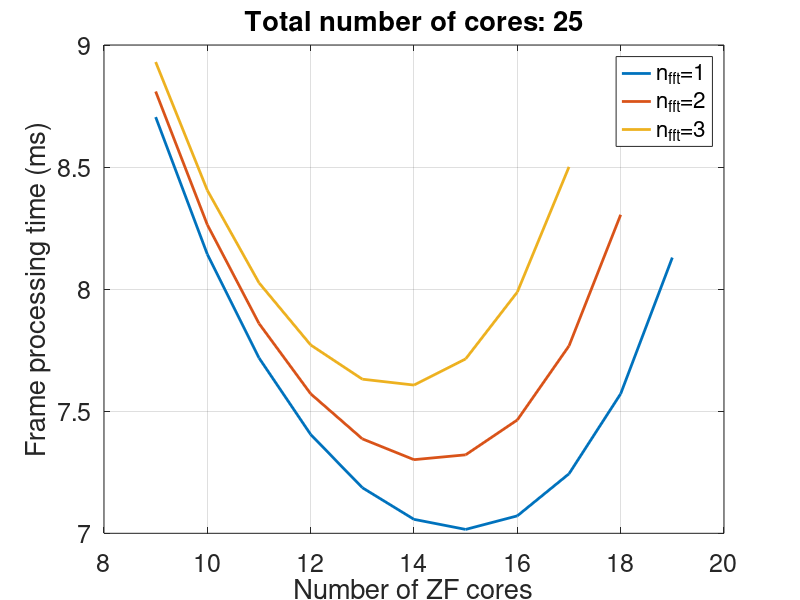
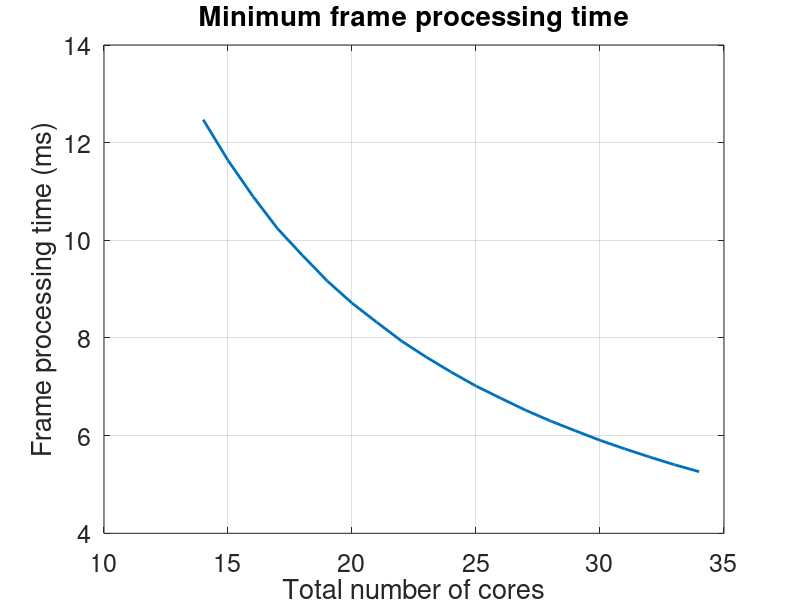
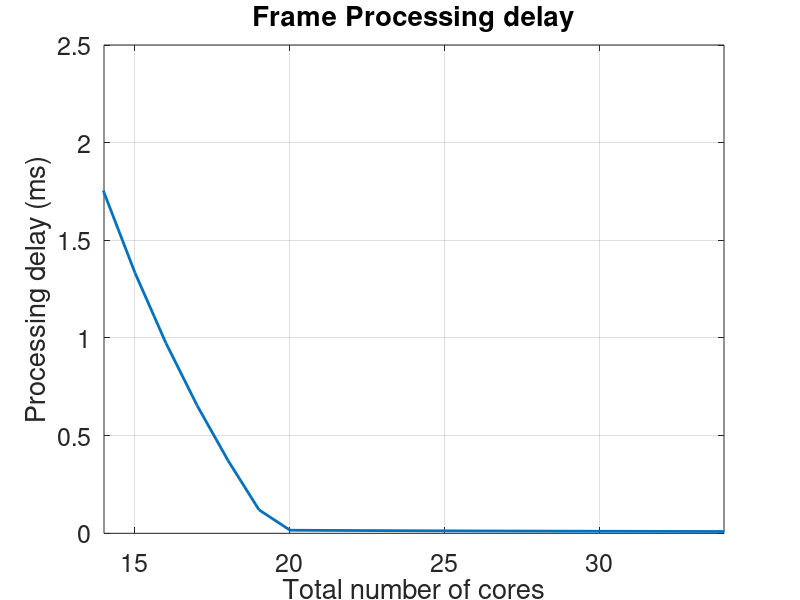
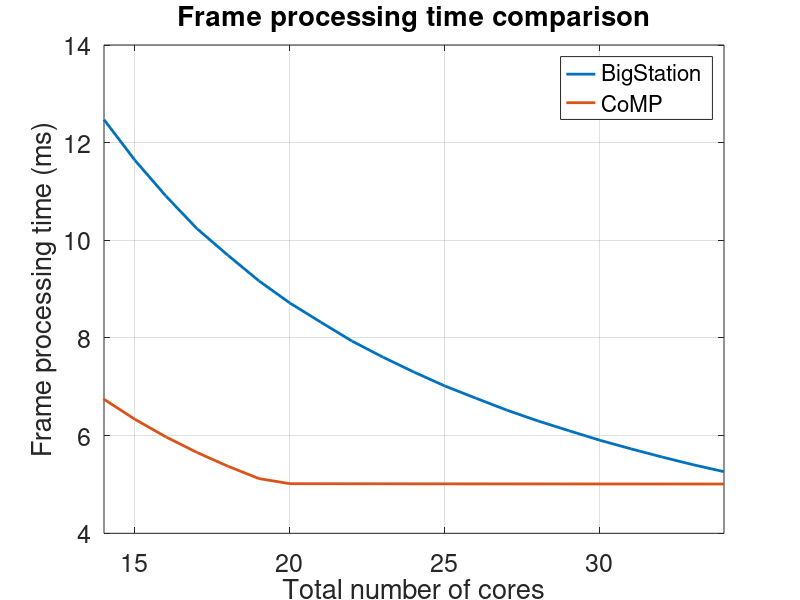

The MATLAB script that drew these images, in order: (Note: this script raises an error after producing the figures.)
n = 25;
sp = 8;
s = 70;
T = 5;
T_zf = 60;
T_fft = 5;
T_demod = 22;
%% BigStation
x1 = 9:(n-1-5);
x2 = 9:(n-2-5);
x3 = 9:(n-3-5);
y1 = sp/s*T+T_zf./x1+T_demod./(n-1-x1);
y1_1 = T+1/s*T_demod./(n-1-x1);
y2 = sp/s*T+T_zf./x2+T_demod./(n-2-x2);
y2_1 = T+1/s*T_demod./(n-2-x2);
y3 = sp/s*T+T_zf./x3+T_demod./(n-3-x3);
y3_1 = T+1/s*T_demod./(n-3-x3);
figure(6);clf;
plot(x1,max(y1,y1_1),'LineWidth',2);
hold on;
plot(x2,max(y2,y2_1),'LineWidth',2);
hold on;
plot(x3,max(y3,y3_1),'LineWidth',2);
set(gca,'FontSize',18);
xlabel('Number of ZF cores');
ylabel('Frame processing time (ms)');
legend({'n_{fft}=1','n_{fft}=2','n_{fft}=3'});
title(sprintf('Total number of cores: %d',n));
grid on;
% ylim([5,10]);

min_y = [];
min_x = [];
core_usage_fft = [];
core_usage_zf = [];
core_usage_demod = [];
core_usage_bigstation = [];
index = 0;
n_bigstation = 14:34;
for n=n_bigstation
   index = index+1;
   x = 8:(n-1-5); 
   y1 = sp/s*T+T_zf./x+T_demod./(n-1-x);
   y1_1 = T+1/s*T_demod./(n-1-x);
   y = max(y1,y1_1);
   [min_val,min_loc] = min(y);
   min_y(index)=min_val;
   min_x(index)=x(min_loc);
   core_usage_fft(index) = 1;
   core_usage_zf(index) = (T_zf/min_x(index))/T;
   core_usage_demod(index) = (T_demod/(n-1-min_x(index)))/T;
   core_usage_bigstation(index) = (core_usage_fft(index)+min_x(index)*core_usage_zf(index)+(n-1-min_x(index))*core_usage_demod(index))/n;
end


figure(7);clf;
plot(n_bigstation,min_y,'LineWidth',2);
set(gca,'FontSize',18);
xlabel('Total number of cores');
ylabel('Frame processing time (ms)');
title('Minimum frame processing time');
grid on;
% ylim([5,11]);

figure(38);clf;
plot(n_bigstation,min_x,'LineWidth',2);
hold on;
plot(n_bigstation,n_bigstation-1-min_x,'LineWidth',2);
hold on;
plot(n_bigstation,ones(length(n_bigstation),1),'LineWidth',2);
set(gca,'FontSize',18);
xlabel('Total number of cores');
ylabel('Number of cores');
legend({'n_{zf}','n_{demod}','n_{fft}'});
title('Best core assignment policy');
grid on;



%% CoMP
n = 13:34;
y1 = sp/s*T+((s-sp)/s*T_fft+T_zf+T_demod)./n;
y1_1 = T + 1/s*T_demod./n;
y = max(y1,y1_1);
core_usage_comp = (T_fft+T_zf+T_demod)./n/T;

figure(9);clf;
plot(n,y-T,'LineWidth',2);
set(gca,'FontSize',18);
xlabel('Total number of cores');
ylabel('Processing delay (ms)');
title('Frame Processing delay');
grid on;
xlim([14,34]);

figure(19);clf;
plot(n,y,'LineWidth',2);
set(gca,'FontSize',18);
xlabel('Total number of cores');
ylabel('Processing time (ms)');
title('Frame Processing time');
grid on;
xlim([14,34]);



figure(10);clf;
plot(n_bigstation,min_y,'LineWidth',2);
hold on;
plot(n,y,'LineWidth',2)
set(gca,'FontSize',18);
xlabel('Total number of cores');
ylabel('Frame processing time (ms)');
legend({'BigStation','CoMP'});
title('Frame processing time comparison');
grid on;
xlim([14,34]);

figure(11);clf;
plot(n_bigstation,min_y-T,'LineWidth',2);
hold on;
plot(n,y-T,'LineWidth',2)
set(gca,'FontSize',18);
xlabel('Total number of cores');
ylabel('Latency (ms)');
legend({'BigStation','MILLIPEDE'});
title('Frame processing latency comparison');
grid on;
xlim([14,34]);

figure(12);clf;
plot(n_bigstation,core_usage_fft*100,'LineWidth',2,'LineStyle','--');
hold on;
plot(n_bigstation,core_usage_zf*100,'LineWidth',2,'LineStyle','--');
hold on;
plot(n_bigstation,core_usage_demod*100,'LineWidth',2,'LineStyle','--');
hold on;
plot(n_bigstation,core_usage_bigstation*100,'LineWidth',2);
hold on;
plot(n,core_usage_comp*100,'LineWidth',2);
set(gca,'FontSize',18);
xlabel('Total number of cores');
ylabel('Core utilization (%)');
legend({'BigStation: FFT cores','BigStation: ZF cores','BigStation: Demodulation cores','Bigstation average','CoMP cores'});
title('Core utilization');
grid on;
xlim([14,34]);

%%
n=13:30;
figure(29);clf;
plot(n,min_y(1:length(n))-T,'LineWidth',2);
hold on;
plot(n,(demul_done_mean-rx_done_mean)/1000,'LineWidth',2)
set(gca,'FontSize',18);
xlabel('Total number of cores');
ylabel('Processing delay (ms)');
title('Frame Processing delay');
grid on;
legend({'Simulation','Measurement'})
xlim([14,29]);

figure(39);clf;
plot(n,min_y(1:length(n)),'LineWidth',2);
hold on;
plot(n,demul_done_mean/1000,'LineWidth',2);
hold on;
plot(n,ones(length(n),1)*T,'LineWidth',2,'LineStyle','--');
hold on;
plot(n,rx_done_mean/1000,'LineWidth',2,'LineStyle','--');
set(gca,'FontSize',18);
xlabel('Total number of cores');
ylabel('Processing time (ms)');
title('Frame Processing time');
legend({'Simulation: data processing time','Measurement: data processing time','Simulation: frame duration', 'Meausurement: frame duration'});
grid on;
xlim([14,29]);

%%
n=25;
x1 = 9:(n-1-5);
x2 = 9:(n-2-5);
x3 = 9:(n-3-5);
y1 = sp/s*T+T_zf./x1+T_demod./(n-1-x1);
y1_1 = T+1/s*T_demod./(n-1-x1);
n=9:19;
figure(29);clf;
plot(x1,max(y1,y1_1)-T,'LineWidth',2);
hold on;
plot(n,(demul_done_mean-rx_done_mean)/1000,'LineWidth',2)
set(gca,'FontSize',18);
xlabel('Number of ZF cores');
ylabel('Processing delay (ms)');
title('Frame Processing delay');
grid on;
legend({'Simulation','Measurement'})
% xlim([14,29]);